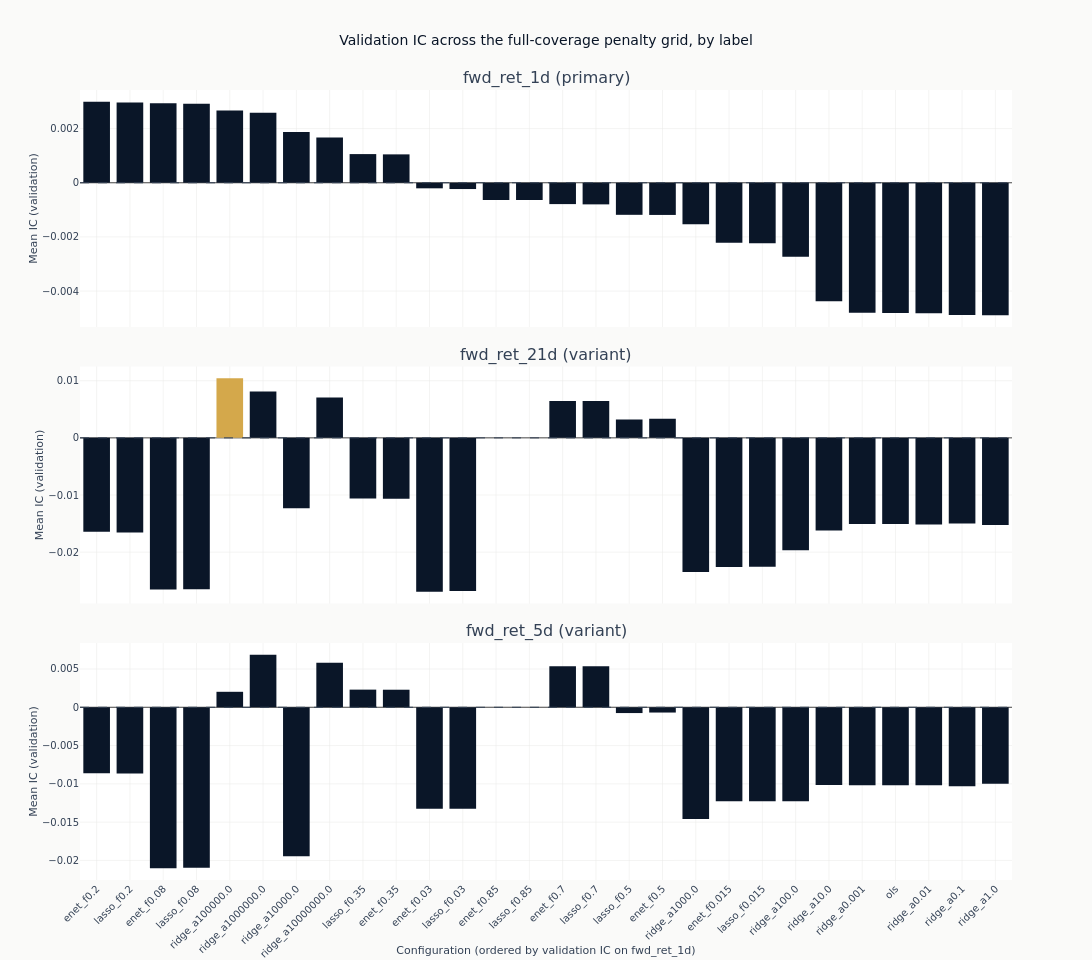

The code cell stored with this chart in its notebook:
### Markdown cell above
### How the penalty grid ranks

One panel per label, so the same grid can be read at each horizon. Only the configurations
measured on all of their own label's validation dates are charted; any partial-coverage ones
are in the table above with `full_coverage` false, and are left out here because their IC would
be an average over a different set of dates. The zero line is the reference that matters: a bar
below it is a model whose ranking pointed the wrong way out of sample.

**Each panel has its own vertical scale**, because the horizons do not produce ICs of the same
size and a shared scale would flatten the one-day panel to a line. Read a panel for the shape
of its ranking, and the numbers rather than the bar heights when comparing panels.

**The configurations are in the same order in all three panels**, that order being their
ranking on the primary label. Sorting each panel independently would put a different
configuration at each left edge and make the panels look alike whatever the numbers did. Held
in one order, a panel that slopes down from left to right is a horizon that ranks the grid the
way the primary label does, and a panel that does not is one where the penalty that works at
one horizon does not work at another.

### Code cell
def compact(params: str) -> str:
    """Render declared parameters for a label: `alpha=1000000.0` reads as `alpha=1e+06`."""
    return re.sub(r"\d+\.?\d*(?:[eE][+-]?\d+)?", lambda m: f"{float(m.group()):g}", params)


primary = primary_label(study)
full = catalog.filter("full_coverage")
charted = sorted(set(full.get_column("label")))
# The primary label leads when it was fitted. A subset run that leaves it out orders the panels
# by whichever label it did fit rather than by one that is not there.
panel_labels = [label for label in [primary] if label in charted] + [
    label for label in charted if label != primary
]
order_label = panel_labels[0]
config_order = (
    full.filter(pl.col("label") == order_label)
    .sort("ic_mean", descending=True)
    .get_column("config_name")
    .to_list()
)
leader = full.sort("ic_mean", descending=True).row(0, named=True)

fig_ic = make_subplots(
    rows=len(panel_labels),
    cols=1,
    shared_xaxes=True,
    vertical_spacing=0.05,
    subplot_titles=[
        f"{label} ({'primary' if label == primary else 'variant'})" for label in panel_labels
    ],
)
for row, label in enumerate(panel_labels, start=1):
    panel = full.filter(pl.col("label") == label)
    fig_ic.add_trace(
        go.Bar(
            x=panel.get_column("config_name").to_list(),
            y=panel.get_column("ic_mean").to_list(),
            marker_color=[
                COLORS["amber"]
                if (name, label) == (leader["config_name"], leader["label"])
                else COLORS["blue"]
                for name in panel.get_column("config_name")
            ],
        ),
        row=row,
        col=1,
    )
    fig_ic.add_hline(
        y=0, line_width=1, line_dash="dash", line_color=COLORS["neutral"], row=row, col=1
    )
    fig_ic.update_yaxes(title_text="Mean IC (validation)", row=row, col=1)
fig_ic.update_xaxes(
    categoryorder="array",
    categoryarray=config_order,
    tickangle=-45,
    title_text=f"Configuration (ordered by validation IC on {order_label})",
    row=len(panel_labels),
    col=1,
)
fig_ic.update_layout(
    title="Validation IC across the full-coverage penalty grid, by label",
    height=320 * len(panel_labels),
    width=1100,
    showlegend=False,
    margin=dict(t=90),
)
show_plotly_with_alt(
    fig_ic,
    f"Stacked bar charts of mean validation information coefficient across the linear penalty "
    f"grid, one panel per label and the configurations in the same order in each, that "
    f"order being their ranking on {order_label}. Each panel carries a dashed zero line. The "
    f"highest "
    f"bar anywhere is {leader['config_name']} ({compact(leader['params'])}) on {leader['label']} "
    f"at IC {leader['ic_mean']:+.3f}, highlighted in amber.",
)

### Figure 1 — Plotly figure (JSON) as saved in the notebook; plotly's stock layout.template omitted (floating-point values rounded to 4 significant figures)
{"data": [{"marker": {"color": ["#0a1628", "#0a1628", "#0a1628", "#0a1628", "#0a1628", "#0a1628", "#0a1628", "#0a1628", "#0a1628", "#0a1628", "#0a1628", "#0a1628", "#0a1628", "#0a1628", "#0a1628", "#0a1628", "#0a1628", "#0a1628", "#0a1628", "#0a1628", "#0a1628", "#0a1628", "#0a1628", "#0a1628", "#0a1628", "#0a1628", "#0a1628", "#0a1628"]}, "type": "bar", "x": ["enet_f0.2", "lasso_f0.2", "enet_f0.08", "lasso_f0.08", "ridge_a100000.0", "ridge_a1000000.0", "ridge_a10000.0", "ridge_a10000000.0", "lasso_f0.35", "enet_f0.35", "enet_f0.03", "lasso_f0.03", "enet_f0.85", "lasso_f0.85", "enet_f0.7", "lasso_f0.7", "lasso_f0.5", "enet_f0.5", "ridge_a1000.0", "enet_f0.015", "lasso_f0.015", "ridge_a100.0", "ridge_a10.0", "ridge_a0.001", "ols", "ridge_a0.01", "ridge_a0.1", "ridge_a1.0"], "xaxis": "x", "y": [0.002989, 0.002961, 0.002933, 0.002917, 0.002667, 0.00259, 0.001871, 0.00167, 0.001059, 0.001049, -0.0002049, -0.0002319, -0.0006362, -0.0006362, -0.0007874, -0.0007976, -0.001183, -0.001188, -0.001527, -0.002213, -0.002238, -0.00273, -0.004374, -0.004803, -0.004814, -0.004821, -0.004883, -0.004889], "yaxis": "y"}, {"marker": {"color": ["#D4A84B", "#0a1628", "#0a1628", "#0a1628", "#0a1628", "#0a1628", "#0a1628", "#0a1628", "#0a1628", "#0a1628", "#0a1628", "#0a1628", "#0a1628", "#0a1628", "#0a1628", "#0a1628", "#0a1628", "#0a1628", "#0a1628", "#0a1628", "#0a1628", "#0a1628", "#0a1628", "#0a1628", "#0a1628", "#0a1628"]}, "type": "bar", "x": ["ridge_a100000.0", "ridge_a1000000.0", "ridge_a10000000.0", "lasso_f0.7", "enet_f0.7", "enet_f0.5", "lasso_f0.5", "lasso_f0.35", "enet_f0.35", "ridge_a10000.0", "ridge_a0.1", "ols", "ridge_a0.001", "ridge_a0.01", "ridge_a1.0", "ridge_a10.0", "enet_f0.2", "lasso_f0.2", "ridge_a100.0", "lasso_f0.015", "enet_f0.015", "ridge_a1000.0", "lasso_f0.08", "enet_f0.08", "lasso_f0.03", "enet_f0.03"], "xaxis": "x2", "y": [0.01041, 0.0081, 0.007068, 0.006456, 0.006437, 0.00335, 0.003229, -0.0106, -0.01065, -0.01231, -0.01499, -0.01505, -0.01507, -0.01515, -0.01527, -0.01623, -0.01645, -0.01658, -0.01967, -0.02254, -0.02259, -0.02347, -0.0265, -0.02655, -0.02679, -0.02691], "yaxis": "y2"}, {"marker": {"color": ["#0a1628", "#0a1628", "#0a1628", "#0a1628", "#0a1628", "#0a1628", "#0a1628", "#0a1628", "#0a1628", "#0a1628", "#0a1628", "#0a1628", "#0a1628", "#0a1628", "#0a1628", "#0a1628", "#0a1628", "#0a1628", "#0a1628", "#0a1628", "#0a1628", "#0a1628", "#0a1628", "#0a1628", "#0a1628", "#0a1628"]}, "type": "bar", "x": ["ridge_a1000000.0", "ridge_a10000000.0", "enet_f0.7", "lasso_f0.7", "lasso_f0.35", "enet_f0.35", "ridge_a100000.0", "enet_f0.5", "lasso_f0.5", "enet_f0.2", "lasso_f0.2", "ridge_a1.0", "ridge_a10.0", "ridge_a0.001", "ridge_a0.01", "ols", "ridge_a0.1", "ridge_a100.0", "lasso_f0.015", "enet_f0.015", "lasso_f0.03", "enet_f0.03", "ridge_a1000.0", "ridge_a10000.0", "lasso_f0.08", "enet_f0.08"], "xaxis": "x3", "y": [0.006846, 0.005813, 0.00536, 0.005358, 0.002305, 0.002293, 0.002021, -0.0006862, -0.0007547, -0.008619, -0.008662, -0.009968, -0.01016, -0.01017, -0.01017, -0.01017, -0.0103, -0.01226, -0.01227, -0.01228, -0.01324, -0.01324, -0.01458, -0.01946, -0.02097, -0.021], "yaxis": "y3"}], "layout": {"annotations": [{"font": {"size": 16}, "showarrow": false, "text": "fwd_ret_1d (primary)", "x": 0.5, "xanchor": "center", "xref": "paper", "y": 1.0, "yanchor": "bottom", "yref": "paper"}, {"font": {"size": 16}, "showarrow": false, "text": "fwd_ret_21d (variant)", "x": 0.5, "xanchor": "center", "xref": "paper", "y": 0.65, "yanchor": "bottom", "yref": "paper"}, {"font": {"size": 16}, "showarrow": false, "text": "fwd_ret_5d (variant)", "x": 0.5, "xanchor": "center", "xref": "paper", "y": 0.3, "yanchor": "bottom", "yref": "paper"}], "height": 960, "margin": {"t": 90}, "shapes": [{"line": {"color": "#334155", "dash": "dash", "width": 1}, "type": "line", "x0": 0, "x1": 1, "xref": "x domain", "y0": 0, "y1": 0, "yref": "y"}, {"line": {"color": "#334155", "dash": "dash", "width": 1}, "type": "line", "x0": 0, "x1": 1, "xref": "x2 domain", "y0": 0, "y1": 0, "yref": "y2"}, {"line": {"color": "#334155", "dash": "dash", "width": 1}, "type": "line", "x0": 0, "x1": 1, "xref": "x3 domain", "y0": 0, "y1": 0, "yref": "y3"}], "showlegend": false, "title": {"text": "Validation IC across the full-coverage penalty grid, by label"}, "width": 1100, "xaxis": {"anchor": "y", "domain": [0.0, 1.0], "matches": "x3", "showticklabels": false}, "xaxis2": {"anchor": "y2", "domain": [0.0, 1.0], "matches": "x3", "showticklabels": false}, "xaxis3": {"anchor": "y3", "categoryarray": ["enet_f0.2", "lasso_f0.2", "enet_f0.08", "lasso_f0.08", "ridge_a100000.0", "ridge_a1000000.0", "ridge_a10000.0", "ridge_a10000000.0", "lasso_f0.35", "enet_f0.35", "enet_f0.03", "lasso_f0.03", "enet_f0.85", "lasso_f0.85", "enet_f0.7", "lasso_f0.7", "lasso_f0.5", "enet_f0.5", "ridge_a1000.0", "enet_f0.015", "lasso_f0.015", "ridge_a100.0", "ridge_a10.0", "ridge_a0.001", "ols", "ridge_a0.01", "ridge_a0.1", "ridge_a1.0"], "categoryorder": "array", "domain": [0.0, 1.0], "tickangle": -45, "title": {"text": "Configuration (ordered by validation IC on fwd_ret_1d)"}}, "yaxis": {"anchor": "x", "domain": [0.7, 1.0], "title": {"text": "Mean IC (validation)"}}, "yaxis2": {"anchor": "x2", "domain": [0.35, 0.65], "title": {"text": "Mean IC (validation)"}}, "yaxis3": {"anchor": "x3", "domain": [0.0, 0.3], "title": {"text": "Mean IC (validation)"}}}}
